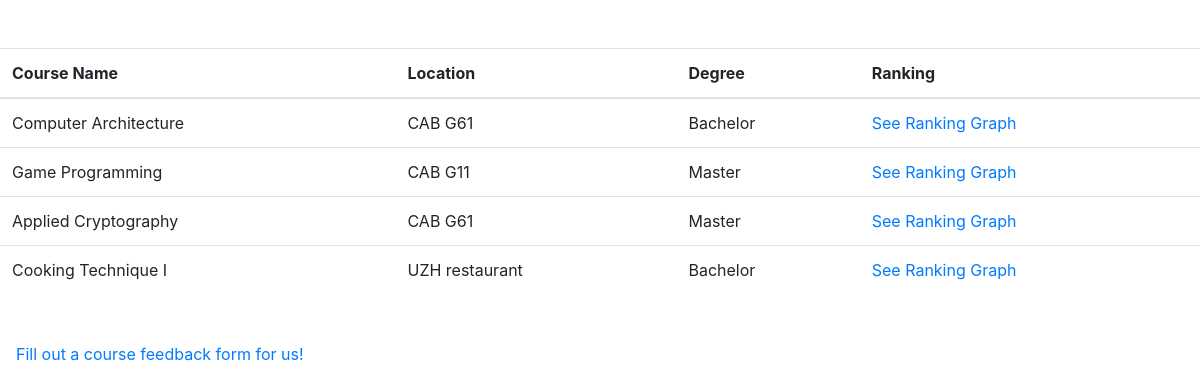
/dashboard/courses, run on the app's committed database.
### feedback_form/models.py (models this page shows, shortened)
class Course(models.Model):
    name = models.CharField(max_length=50)
    location = models.CharField(max_length=30)
    degree = models.CharField(max_length=20)

### dashboard/views.py (the view)
# urls.py: path('courses', views.course_list, name='course_list'),
def course_list(request):
    courses = Course.objects.all().values()
    template = loader.get_template('courses.html')
    context = {
        'courses': courses
    }
    return HttpResponse(template.render(context, request))

### dashboard/templates/courses.html (shortened to what this page needs)
<!DOCTYPE html>
<html>
<head>
    <link rel="stylesheet" href="https://cdn.jsdelivr.net/npm/bootstrap@4.1.3/dist/css/bootstrap.min.css"></head>
<body>
    <table class="table mt-5">
        <thead>
          <tr>
            <th scope="col">Course Name</th>
            <th scope="col">Location</th>
            <th scope="col">Degree</th>
            <th scopr="col">Ranking</th>
          </tr>
        </thead>
        <tbody>
            {% for element in courses %}
            <tr>
                <td>{{ element.name }}</td>
                <td>{{ element.location }}</td>
                <td>{{ element.degree }}</td>
                <td><a href="{% url 'dashboard:course_detail' course_id=element.id %}">See Ranking Graph</a></td>
            </tr>
            {% endfor %}
        </tbody>
      </table>
      <div class="mt-5 ml-3">
        <a href="{% url 'feedback_form:home'%}" class="link-primary">Fill out a course feedback form for us!</a>
      </div>
</body>
</html>

### data on the page
Course: name "Computer Architecture", location "CAB G61", degree "Bachelor"
Course: name "Game Programming", location "CAB G11", degree "Master"
Course: name "Applied Cryptography", location "CAB G61", degree "Master"
Course: name "Cooking Technique I", location "UZH restaurant", degree "Bachelor"
